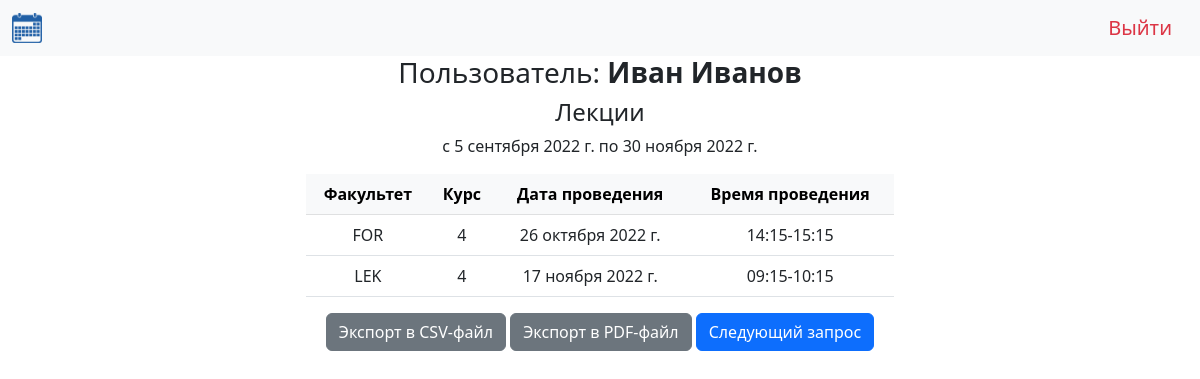
The page /person/query/result/ (signed in) on the database its author committed.
### classes/models.py (models this page shows, shortened)
class Queries(models.Model):
    LECTURE = 'L'
    PRACTICE = 'P'
    CATEGORY_CHOICES = [
        (LECTURE, 'лекция'),
        (PRACTICE, ' практическое'),
    ]
    category = models.CharField(
        max_length=1,
        choices=CATEGORY_CHOICES,
        default=PRACTICE,
        verbose_name='Категория занятия',
    )
    first_day = models.DateField(
        verbose_name='Первый день',
    )
    last_day = models.DateField(
        verbose_name='Последний день'
    )
    class Meta:
        verbose_name = 'Запрос'
        verbose_name_plural = 'Запросы'
        ordering = ['category', 'first_day', 'last_day']

class Classes(models.Model):
    LECTURE = 'L'
    PRACTICE = 'P'
    CATEGORY_CHOICES = [
        (LECTURE, 'лекция'),
        (PRACTICE, ' практическое'),
    ]
    category = models.CharField(
        max_length=1,
        choices=CATEGORY_CHOICES,
        default=PRACTICE,
        verbose_name='Занятие',
    )
    FOURTH = '4'
    FIFTH = '5'
    SIXTH = '6'
    COURSE_CHOICES = [
        (FOURTH, 'четвертый'),
        (FIFTH, 'пятый'),
        (SIXTH, 'шестой'),
    ]
    course = models.CharField(
        max_length=1,
        choices=COURSE_CHOICES,
        default=FOURTH,
        verbose_name='Курс',
    )
    LIACHEBNY = 'LEK'
    PEDYIATRYCHNY = 'PED'
    ZAMEJNY = 'FOR'
    VAENNY = 'MIL'
    FACULTY_CHOICES = [
        (LIACHEBNY, 'лечебный'),
        (PEDYIATRYCHNY, 'педиатрический'),
        (ZAMEJNY, 'иностранных учащихся'),
        (VAENNY, 'военно-медицинский'),
    ]
    faculty = models.CharField(
        max_length=3,
        choices=FACULTY_CHOICES,
        default=LIACHEBNY,
        verbose_name='Факультет',
    )
    RUSSIAN = 'RU'
    ENGLISH = 'EN'
    LANGUAGE_CHOICES = [
        (RUSSIAN, 'русский'),
        (ENGLISH, 'английский'),
    ]
    language = models.CharField(
        max_length=2,
        choices=LANGUAGE_CHOICES,
        default=RUSSIAN,
        verbose_name='Язык',
    )
    group = models.CharField(
        max_length=4,
        blank=True,
        verbose_name='Номер группы',
    )
    start_day = models.DateField(
        verbose_name='Дата занятия',
    )
    end_day = models.DateField(
        blank=True,
        null=True,
        verbose_name='Дата окончания цикла',
    )
    teacher = models.ForeignKey(
        User,
        on_delete=models.PROTECT,
        verbose_name='Преподаватель',
    )
    start = models.ForeignKey(
        Start_class,
        on_delete=models.PROTECT,
        verbose_name='Начало занятия',
    )
    class Meta:
        verbose_name = 'Занятие'
        verbose_name_plural = 'Занятия'
        ordering = ['start_day', 'course', 'faculty']

class Start_class(models.Model):
    time = models.CharField(
        max_length=11,
        verbose_name='время',
    )
    def __str__(self):
        return self.time
    class Meta:
        verbose_name = 'Время занятия'
        verbose_name_plural = 'Время занятия'
        ordering = ['time']

### classes/views.py (the view)
# urls.py: path('person/query/result/', get_result, name='result'),
def get_result(request):
    query = Queries.objects.order_by('pk').last()
    if query.category == 'P':
        result = Classes.objects.filter(
            teacher_id=request.user.pk,
            category='P',
            start_day__gte=query.first_day,
            start_day__lte=query.last_day
        )
    elif query.category == 'L':
        result = Classes.objects.filter(
            teacher_id=request.user.pk,
            category='L',
            start_day__gte=query.first_day,
            start_day__lte=query.last_day
        )
    context = {
        'query': query,
        'result': result,
        'title': 'Результат запроса',
    }
    if len(result) == 0:
        return render(request, 'classes/non_result.html', context=context)
    else:
        return render(request, 'classes/result.html', context=context)

### classes/templates/classes/result.html
{% extends 'classes/base.html' %}
{% block content %}
<h3>Пользователь: <b>{{ user.first_name }} {{ user.last_name }}</b></h3>
{% if query.category == 'P' %}
<h4>Практические занятия</h4>
{% elif query.category == 'L' %}
<h4>Лекции</h4>
{% endif %}
<p>с {{ query.first_day }} по {{ query.last_day }}</p>
<table class="table table striped">
    <thead>
        <tr class="table-light">
        {% if query.category == 'P' %}
            <th scope="col">Группа</th>
            <th scope="col">Начало цикла</th>
            <th scope="col">Окончание цикла</th>
            <th scope="col">Время занятий</th>
        {% elif query.category == 'L' %}
            <th scope="col">Факультет</th>
            <th scope="col">Курс</th>
            <th scope="col">Дата проведения</th>
            <th scope="col">Время проведения</th>
        {% endif %}
        </tr>
    </thead>
    <tbody>
    {% if query.category == 'P' %}
        {% for r in result %}
        <tr>
            <td>{{ r.group }}</td>
            <td>{{ r.start_day }}</td>
            <td>{{ r.end_day }}</td>
            <td>{{ r.start }}</td>
        </tr>
        {% endfor %}
    {% elif query.category == 'L' %}
        {% for r in result %}
        <tr>
            <td>{{ r.faculty }}</td>
            <td>{{ r.course }}</td>
            <td>{{ r.start_day }}</td>
            <td>{{ r.start }}</td>
        </tr>
        {% endfor %}
    {% endif %}
    </tbody>
</table>
<a class="btn btn-secondary" href="{% url 'result_csv' %}" role="button">Экспорт в CSV-файл</a>
<a class="btn btn-secondary" href="{% url 'result_pdf' %}" role="button">Экспорт в PDF-файл</a>
<a class="btn btn-primary" href="{% url 'query' %}" role="button">Следующий запрос</a>
{% endblock %}

### rows shown on the page
Queries: first_day "5 сентября 2022 г.", last_day "30 ноября 2022 г."
Classes: faculty "FOR", course "4", start_day "26 октября 2022 г.", start "14:15-15:15"
Classes: faculty "LEK", course "4", start_day "17 ноября 2022 г.", start "09:15-10:15"

### other values the page prints
{{ user.first_name }} "Иван"
{{ user.last_name }} "Иванов"
